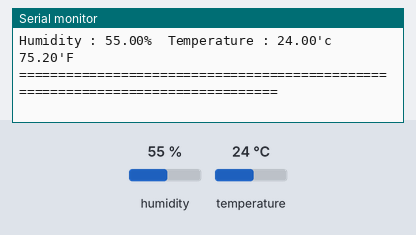
A sketch run on a simulated Arduino Uno, built with avr-gcc and run on an emulated ATmega328P. On the bench: the last lines printed to the serial monitor. The test bench sets the inputs (shaded band); at power-on: humidity 55 %, temperature 24 °C.

Above: at 4.9 s.
5.0 s: humidity set to 22 %
At 7.5 s:
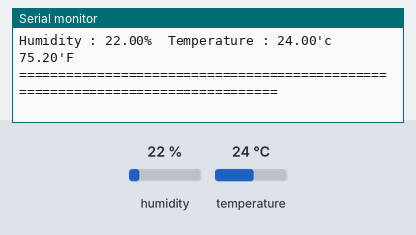
8.1 s: temperature set to 41 °C
At 8.9 s:
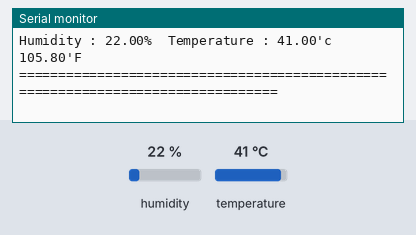
14.6 s: humidity set to 40 %
At 18.2 s:
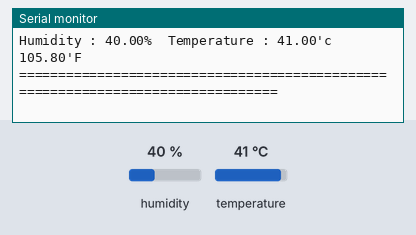
Timing chart, 0 to 19.7 s (numbered marks = the images above; inputs shaded):
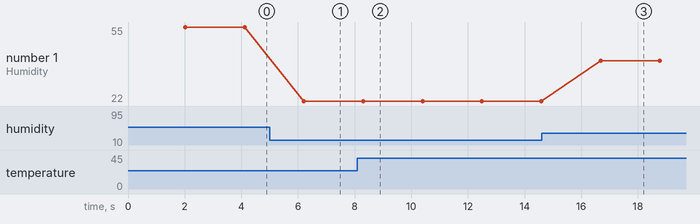

The sketch:

dht11Test01.ino
```cpp
//dht11 온도랑 습도 측정

#include <DHT.h>
DHT mydht11(A1, DHT11); // DHT를 제어하기 위해 DHT11 객체 생성


void setup() {
  Serial.begin(9600);
  mydht11.begin();

}

void loop() {
  delay(2000); // 측정시 2초 이상 간격필요

  //DHT11 온습도센서 읽기
  float h = mydht11.readHumidity(); // 습도
  float t = mydht11.readTemperature(); // 섭씨 온도
  float ft = mydht11.readTemperature(true); // 화씨 온도


  // 센서를 출력하기
  Serial.print("Humidity : ");
  Serial.print(h);
  Serial.print("%\t");
  Serial.print("Temperature : ");
  Serial.print(t);
  Serial.print("'c ");
  Serial.print(ft);
  Serial.println("'F\t ");
  Serial.println("================================================================================");


}
```

Measured:
- after the input at 5.0 s, the serial monitor: prints a new line after 1.2 s (image 1)
- after the input at 8.1 s, the serial monitor: prints a new line after 0.21 s (image 2)
- after the input at 14.6 s, the serial monitor: prints a new line after 2.1 s (image 3)
- plotted number 1: 55 → 22 after the input at 5.0 s, 22 → 40 after the input at 14.6 s
